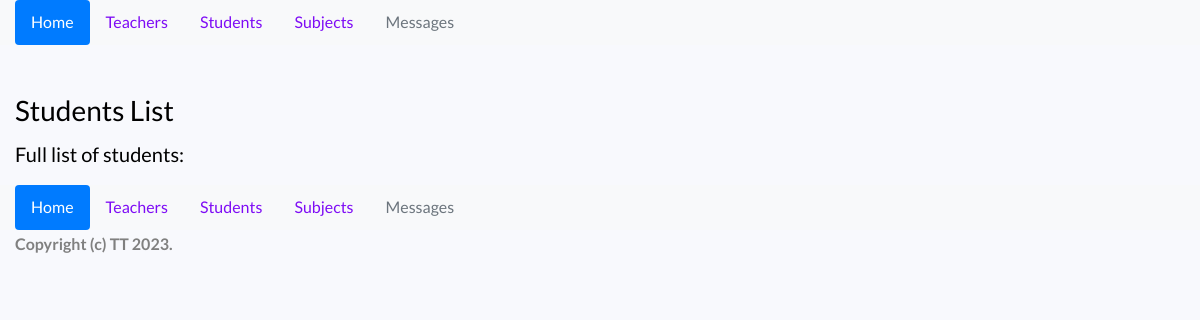
/students/, run on an earlier commit of the app's database.
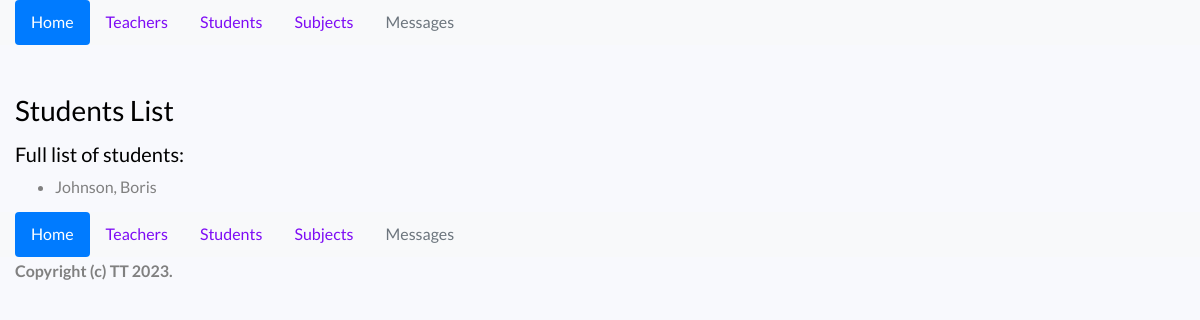
And on a later commit of the database.
### blog/models.py (models this page shows)
class People(models.Model):
    username = models.CharField(
        max_length=100,
        verbose_name='username',
        unique=True,
        blank=False,
        null=False,
    )
    email = models.EmailField(
        verbose_name='email',
        unique=True,
        blank=False,
        null=False,
    )
    first_name = models.CharField(
        max_length=100,
        verbose_name='name',
        unique=False,
        blank=True,
        null=True,
    )
    family_name = models.CharField(
        max_length=100,
        verbose_name='family name',
        unique=False,
        blank=True,
        null=True,
    )
    passport = models.CharField(
        max_length=15,
        verbose_name='passport',
        unique=True,
        blank=True,
        null=True,
    )
    mobile_number = models.CharField(
        max_length=20,
        verbose_name='mobile number',
        unique=True,
        blank=True,
        null=True,
    )
    picture = models.ImageField(
        verbose_name='profile picture',
        upload_to='profile_pictures',
        blank=True,
        null=True,
    )
    city = models.ForeignKey(City, null=True, blank=True, on_delete=models.DO_NOTHING)
    country = models.ForeignKey(Country, null=True, blank=True, on_delete=models.DO_NOTHING)
    def __str__(self):
        return self.family_name + ', ' + self.first_name
    class Meta:
        db_table = 'blog_people'
        verbose_name = 'person'
        verbose_name_plural = 'people'

class Student(People):
    school = models.ForeignKey(School, null=True, blank=True, on_delete=models.DO_NOTHING)
    class Meta:
        db_table = 'blog_students'
        verbose_name = 'student'
        verbose_name_plural = 'students'

class People(models.Model):
    username = models.CharField(
        max_length=100,
        verbose_name='username',
        unique=True,
        blank=False,
        null=False,
    )
    email = models.EmailField(
        verbose_name='email',
        unique=True,
        blank=False,
        null=False,
    )
    first_name = models.CharField(
        max_length=100,
        verbose_name='name',
        unique=False,
        blank=True,
        null=True,
    )
    family_name = models.CharField(
        max_length=100,
        verbose_name='family name',
        unique=False,
        blank=True,
        null=True,
    )
    passport = models.CharField(
        max_length=15,
        verbose_name='passport',
        unique=True,
        blank=True,
        null=True,
    )
    mobile_number = models.CharField(
        max_length=20,
        verbose_name='mobile number',
        unique=True,
        blank=True,
        null=True,
    )
    picture = models.ImageField(
        verbose_name='profile picture',
        upload_to='profile_pictures',
        blank=True,
        null=True,
    )
    city = models.ForeignKey(City, null=True, blank=True, on_delete=models.DO_NOTHING)
    country = models.ForeignKey(Country, null=True, blank=True, on_delete=models.DO_NOTHING)
    def __str__(self):
        return self.family_name + ', ' + self.first_name
    class Meta:
        db_table = 'blog_people'
        verbose_name = 'person'
        verbose_name_plural = 'people'

### blog/views.py (the view)
# urls.py: path('students/', StudentListView.as_view(), name='students'),
class StudentListView(ListView):
    template_name = 'blog/students.html'
    model = Student
    context_object_name = 'students'

### templates/blog/students.html (shortened to what this page needs)
{% extends 'blog/base.html' %}
{% block title %}
    Students List
{% endblock %}
{% block content %}
    <div class="row">
        <div class="col-md-12">
            <div class="row">
                <div class="col-md-12">
                    <h5>
                        Full list of students:
                    </h5>
                    <h6>
                        <ul>
                            {% for student in students %}
                            <li class="list-item">
                                {{ student }}
                            </li>
                            {% endfor %}
                        </ul>
                    </h6>
                </div>
            </div>
        </div>
    </div>
{% endblock %}

What changed in the data, as far as the page shows it:
added Student: first_name "Johnson, Boris"
